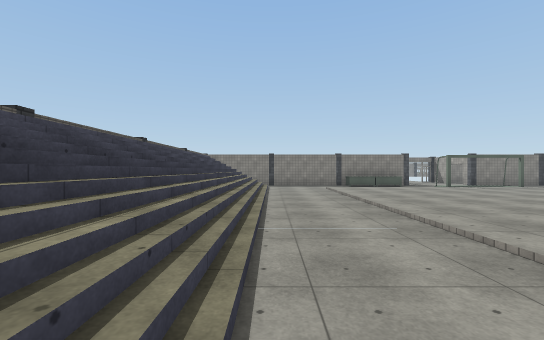
view 1 (above)

20 first-person views from a walk through a Unity game level. The camera is 1.5 m above the floor, looks level and sees 90° across. The floor is counted in squares, 2 m on a side. Each view is taken from the middle of a square. On the plan, view 1 faces up. The plan holds only what a view shows up to about 10 squares ahead; the rest is blank. The place goes on beyond the plan. Surface patterns are stand-ins for the level's own textures.

view 2
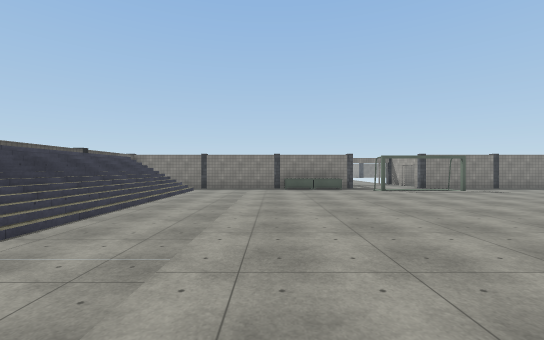

view 3
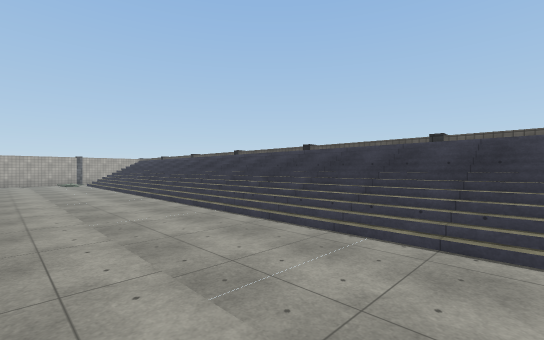

view 4
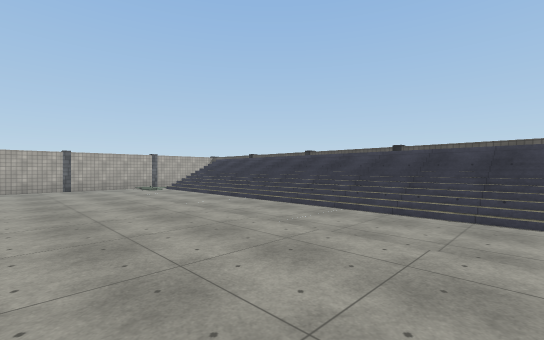

view 5
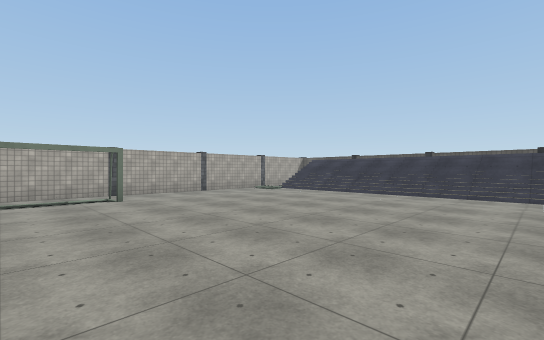

view 6
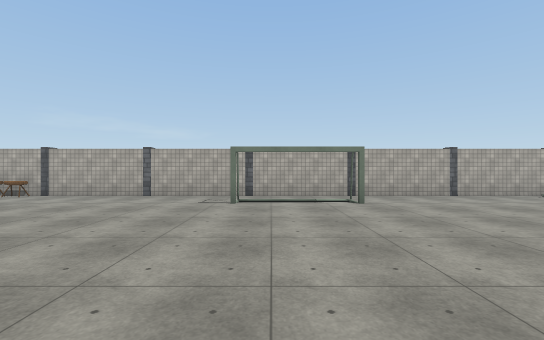

view 7
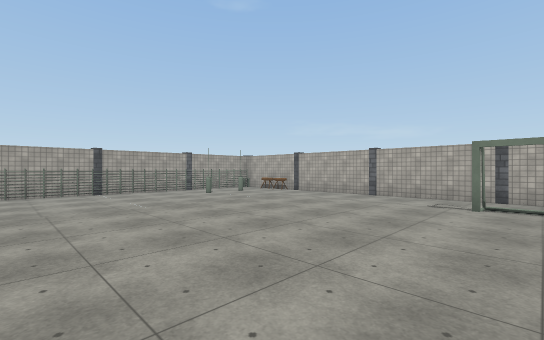

view 8
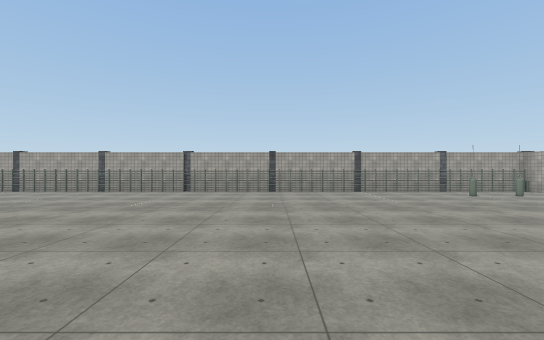

view 9
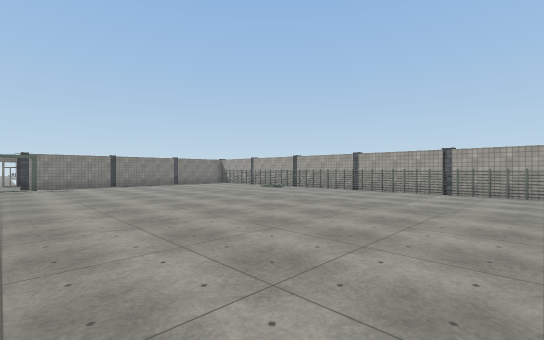

view 10
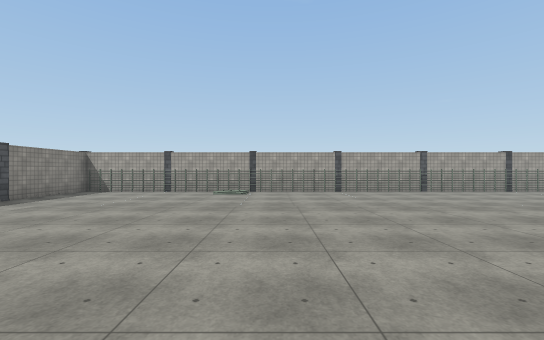

view 11
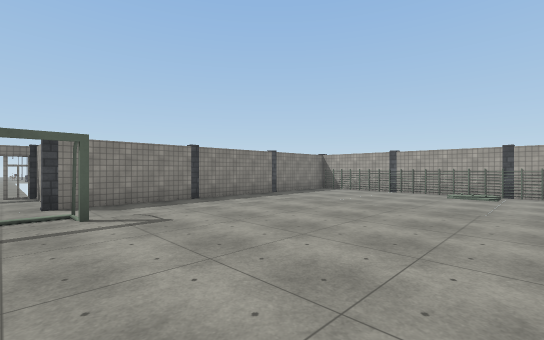

view 12
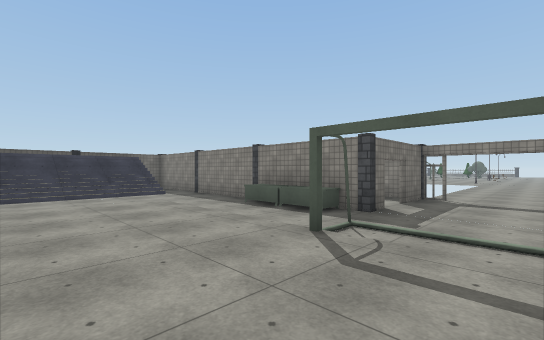

view 13
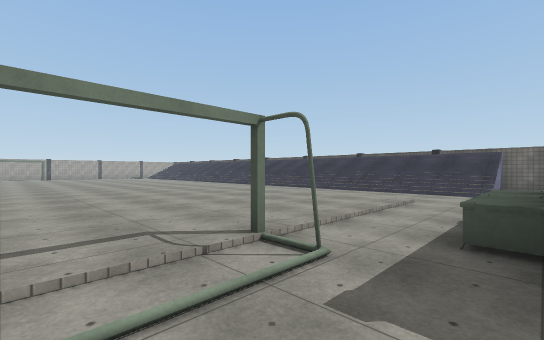

view 14
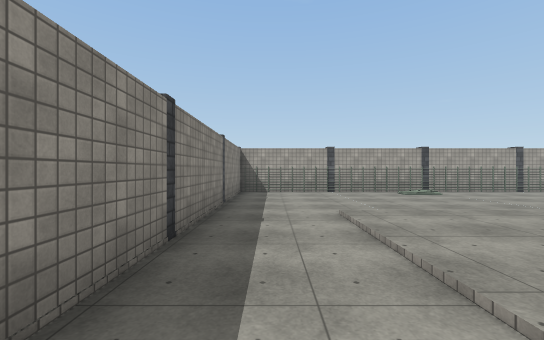

view 15
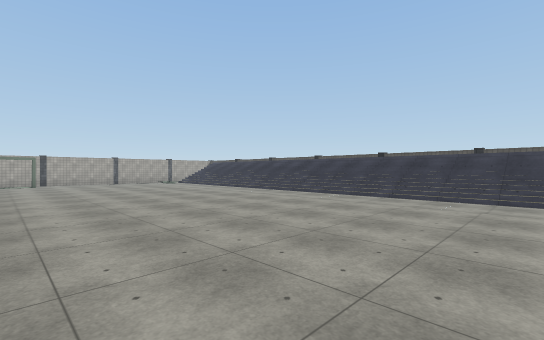

view 16
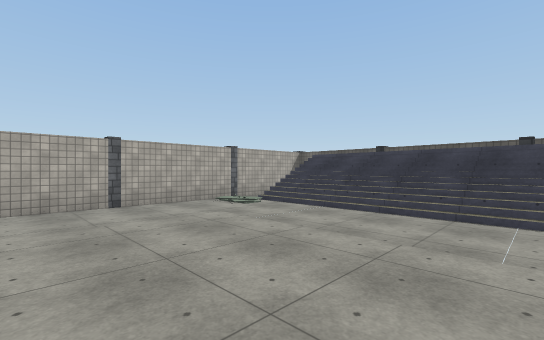

view 17
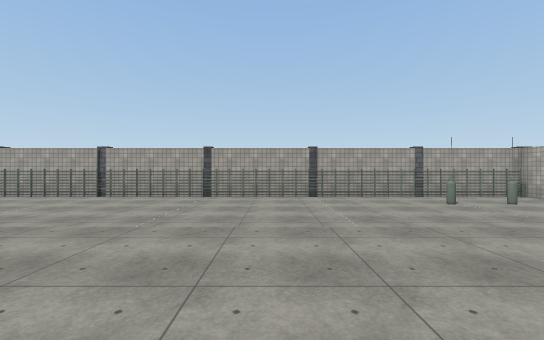

view 18
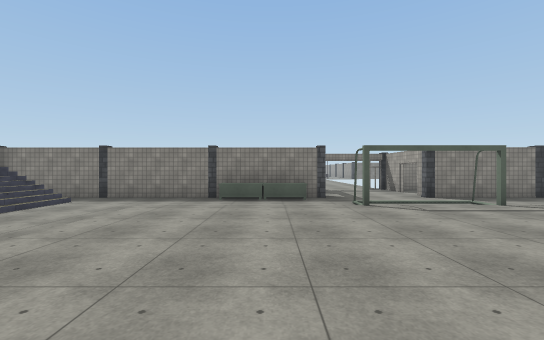

view 19
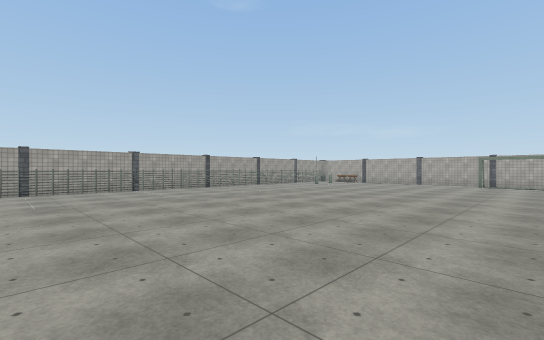

view 20
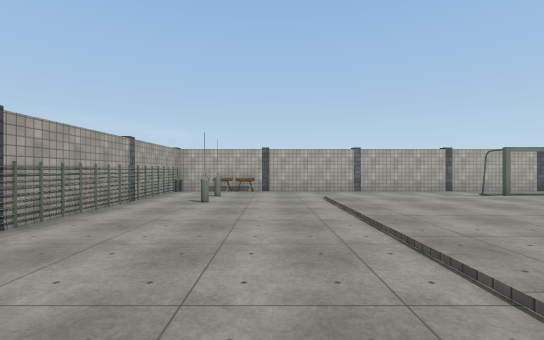

### Floor plan
Key: @ floor where view 1 was taken; # wall or solid block; . main floor; - floor 0.25 m lower than the main floor; / step, stairs or slope; = window, fence, low wall or low ledge; P pillar; B bench; A bag; O other object.
Columns run from 3 left of view 1 to 20 right of it. Each row starts with its distance up from view 1.
 13 ## P  P OP---P# P  P  O
 12 # //---O--------------O#
 11 =///-/////O//#////----O#
 10 =/////............----OP
  9 =///-/............----O#
  8 =///-/............----O#
  7 =///-/............----OP
  6 =///-/............----O#
  5 =///-/............----O#
  4 =///-/............----O#
  3 =///-/............----OP
  2 =///-/............----O#
  1 =///-/............----O#
  0 =//@-/............----OP
 -1 =///-/............----O#
 -2 =///-/............----O#
 -3 =///-/............----OP
 -4 =///-/............----O#
 -5 =///-/............----O#
 -6 =///-/............----OP
 -7 =///-/............----O#
 -8 =///-/............----O#
 -9 =///-/............---AO#
-10 =///-/////O//#////----OP
-11 =////-----////-------AO#
-12   -//---------------BOO#
-13  ##P##P##P###P##P##P##OO

Where each view was taken, in squares from view 1:
view 1: 0 up, 0 right, facing up
view 2: 1 up, 3 right, facing up
view 3: 5 up, 3 right, facing down-left
view 4: 0 up, 5 right, facing down-left
view 5: 3 down, 9 right, facing down-left
view 6: 4 down, 9 right, facing down
view 7: 4 down, 9 right, facing down-right
view 8: 3 down, 9 right, facing right
view 9: 2 down, 9 right, facing up-right
view 10: 6 up, 9 right, facing right
view 11: 6 up, 9 right, facing up-right
view 12: 8 up, 9 right, facing up-left
view 13: 13 up, 9 right, facing down-left
view 14: 12 up, 10 right, facing right
view 15: 5 up, 8 right, facing down-left
view 16: 6 down, 5 right, facing down-left
view 17: 5 down, 11 right, facing right
view 18: 5 up, 5 right, facing up
view 19: 4 up, 8 right, facing down-right
view 20: 3 down, 16 right, facing down
